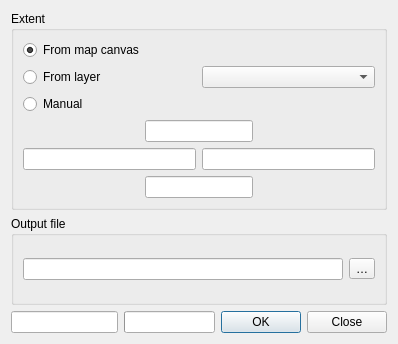
<?xml version="1.0" encoding="UTF-8"?>
<ui version="4.0">
 <class>QgsOSMDownloadDialog</class>
 <widget class="QDialog" name="QgsOSMDownloadDialog">
  <property name="geometry">
   <rect>
    <x>0</x>
    <y>0</y>
    <width>398</width>
    <height>344</height>
   </rect>
  </property>
  <property name="windowTitle">
   <string>Download OpenStreetMap data</string>
  </property>
  <layout class="QVBoxLayout" name="verticalLayout_2">
   <item>
    <widget class="QGroupBox" name="groupBox">
     <property name="title">
      <string>Extent</string>
     </property>
     <layout class="QVBoxLayout" name="verticalLayout">
      <item>
       <widget class="QRadioButton" name="radExtentCanvas">
        <property name="text">
         <string>From map canvas</string>
        </property>
        <property name="checked">
         <bool>true</bool>
        </property>
       </widget>
      </item>
      <item>
       <layout class="QHBoxLayout" name="horizontalLayout_2">
        <item>
         <widget class="QRadioButton" name="radExtentLayer">
          <property name="text">
           <string>From layer</string>
          </property>
         </widget>
        </item>
        <item>
         <widget class="QComboBox" name="cboLayers"/>
        </item>
       </layout>
      </item>
      <item>
       <widget class="QRadioButton" name="radExtentManual">
        <property name="text">
         <string>Manual</string>
        </property>
       </widget>
      </item>
      <item>
       <layout class="QGridLayout" name="gridLayout">
        <item row="0" column="0">
         <spacer name="horizontalSpacer_4">
          <property name="orientation">
           <enum>Qt::Horizontal</enum>
          </property>
          <property name="sizeHint" stdset="0">
           <size>
            <width>40</width>
            <height>20</height>
           </size>
          </property>
         </spacer>
        </item>
        <item row="0" column="1" colspan="2">
         <widget class="QLineEdit" name="editYMax"/>
        </item>
        <item row="0" column="3">
         <spacer name="horizontalSpacer_3">
          <property name="orientation">
           <enum>Qt::Horizontal</enum>
          </property>
          <property name="sizeHint" stdset="0">
           <size>
            <width>40</width>
            <height>20</height>
           </size>
          </property>
         </spacer>
        </item>
        <item row="1" column="0" colspan="2">
         <widget class="QLineEdit" name="editXMin"/>
        </item>
        <item row="1" column="2" colspan="2">
         <widget class="QLineEdit" name="editXMax"/>
        </item>
        <item row="2" column="0">
         <spacer name="horizontalSpacer">
          <property name="orientation">
           <enum>Qt::Horizontal</enum>
          </property>
          <property name="sizeHint" stdset="0">
           <size>
            <width>40</width>
            <height>20</height>
           </size>
          </property>
         </spacer>
        </item>
        <item row="2" column="1" colspan="2">
         <widget class="QLineEdit" name="editYMin"/>
        </item>
        <item row="2" column="3">
         <spacer name="horizontalSpacer_2">
          <property name="orientation">
           <enum>Qt::Horizontal</enum>
          </property>
          <property name="sizeHint" stdset="0">
           <size>
            <width>40</width>
            <height>20</height>
           </size>
          </property>
         </spacer>
        </item>
       </layout>
      </item>
     </layout>
    </widget>
   </item>
   <item>
    <widget class="QGroupBox" name="groupBox_2">
     <property name="title">
      <string>Output file</string>
     </property>
     <layout class="QHBoxLayout" name="horizontalLayout">
      <item>
       <widget class="QLineEdit" name="editFileName"/>
      </item>
      <item>
       <widget class="QToolButton" name="btnBrowse">
        <property name="text">
         <string>…</string>
        </property>
       </widget>
      </item>
     </layout>
    </widget>
   </item>
   <item>
    <layout class="QHBoxLayout" name="horizontalLayout_3">
     <item>
      <widget class="QLineEdit" name="editSize">
       <property name="readOnly">
        <bool>true</bool>
       </property>
      </widget>
     </item>
     <item>
      <widget class="QProgressBar" name="progress"/>
     </item>
     <item>
      <widget class="QDialogButtonBox" name="buttonBox">
       <property name="orientation">
        <enum>Qt::Horizontal</enum>
       </property>
       <property name="standardButtons">
        <set>QDialogButtonBox::Close|QDialogButtonBox::Ok</set>
       </property>
      </widget>
     </item>
    </layout>
   </item>
  </layout>
 </widget>
 <tabstops>
  <tabstop>radExtentCanvas</tabstop>
  <tabstop>radExtentLayer</tabstop>
  <tabstop>cboLayers</tabstop>
  <tabstop>radExtentManual</tabstop>
  <tabstop>editYMax</tabstop>
  <tabstop>editXMin</tabstop>
  <tabstop>editXMax</tabstop>
  <tabstop>editYMin</tabstop>
  <tabstop>editFileName</tabstop>
  <tabstop>btnBrowse</tabstop>
  <tabstop>editSize</tabstop>
  <tabstop>buttonBox</tabstop>
 </tabstops>
 <resources/>
 <connections/>
</ui>
